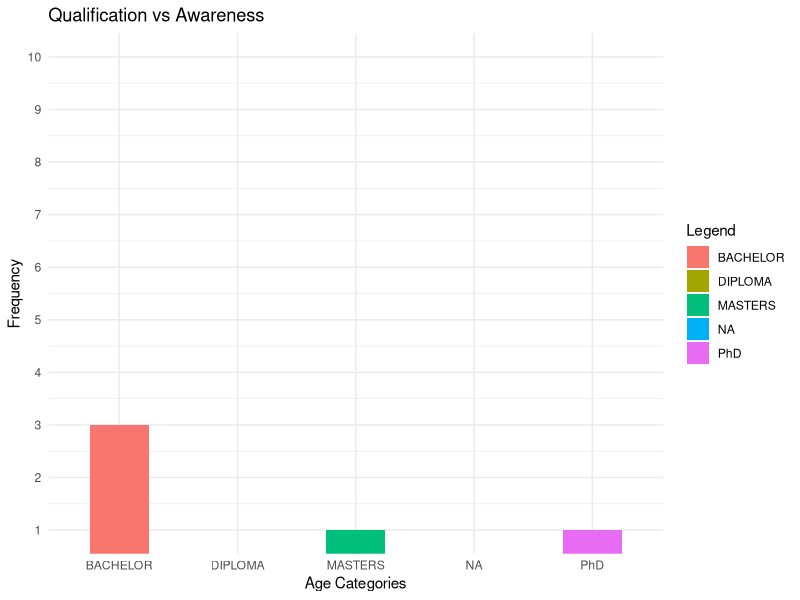

Recreate this plot in R.
library(readxl)
library(ggplot2)

age_group<-as.data.frame(read_excel("Demographic_and_BI_adoption.xlsx", sheet = "Demography_information", range = "D2:D13",col_names = FALSE,col_types = "text"))

bi_doption<-as.data.frame(read_excel("Demographic_and_BI_adoption.xlsx", sheet = "Business_intelligence_adoption", range = "B2:B13",col_names = FALSE,col_types = "text"))

occurance<-table(age_group[,1],bi_doption[,1])

q<-as.data.frame.matrix(occurance)
age_row_names <-as.data.frame(row.names.data.frame(q))
nFrame<-data.frame(
  qln = age_row_names,
  no = q[,1],
  yes = q[,2]
)
colnames(nFrame)<-c("qln","no","yes")

#tiff("age_vs_awareness_barChat.tiff", units="in", width=5, height=5, res=300)
ggplot(nFrame, aes(x=qln,y = yes,fill=qln)) + 
  geom_col(width = 0.5)+
  scale_y_continuous(breaks = seq(1,10,by=1))+
  coord_cartesian(ylim = c(1,10))+
  labs(
    title = "Qualification vs Awareness",
    x="Age Categories",
    y="Frequency",
    fill ="Legend"
  )+theme_minimal()
#dev.off()
